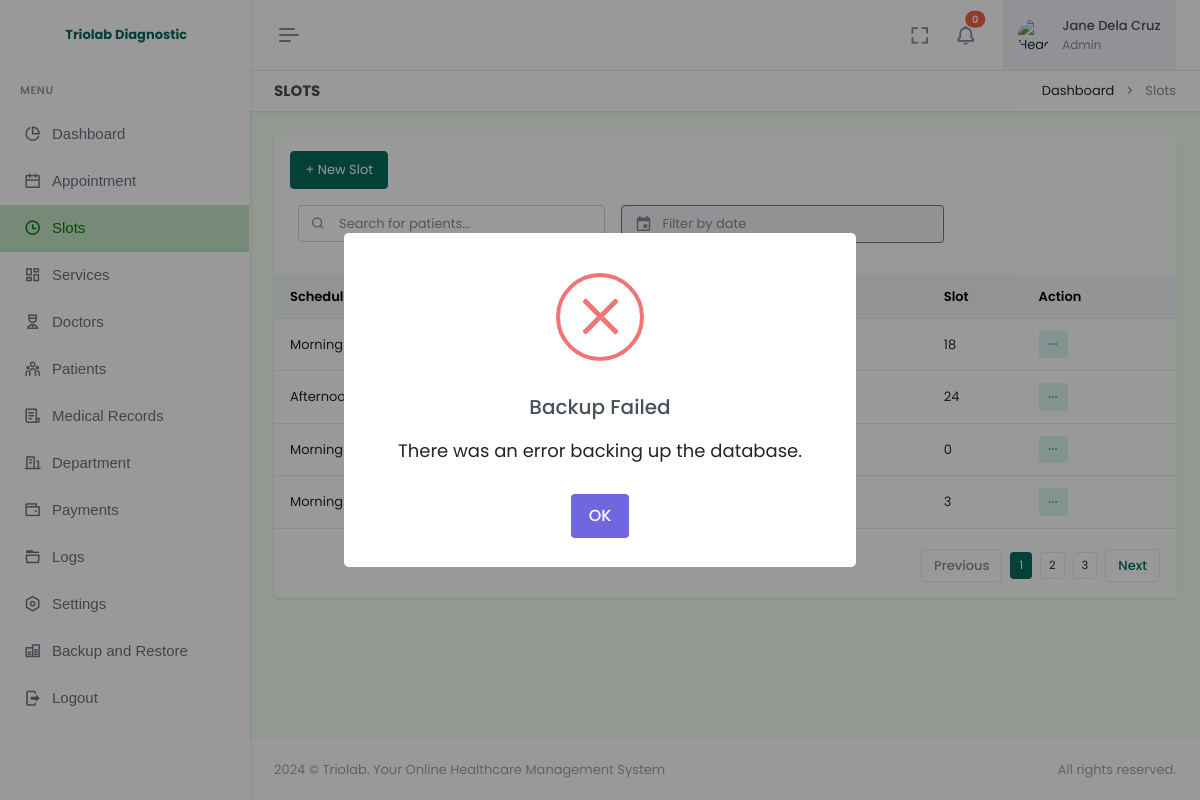
Before: /admin/slots.php (signed in) with the older database file.
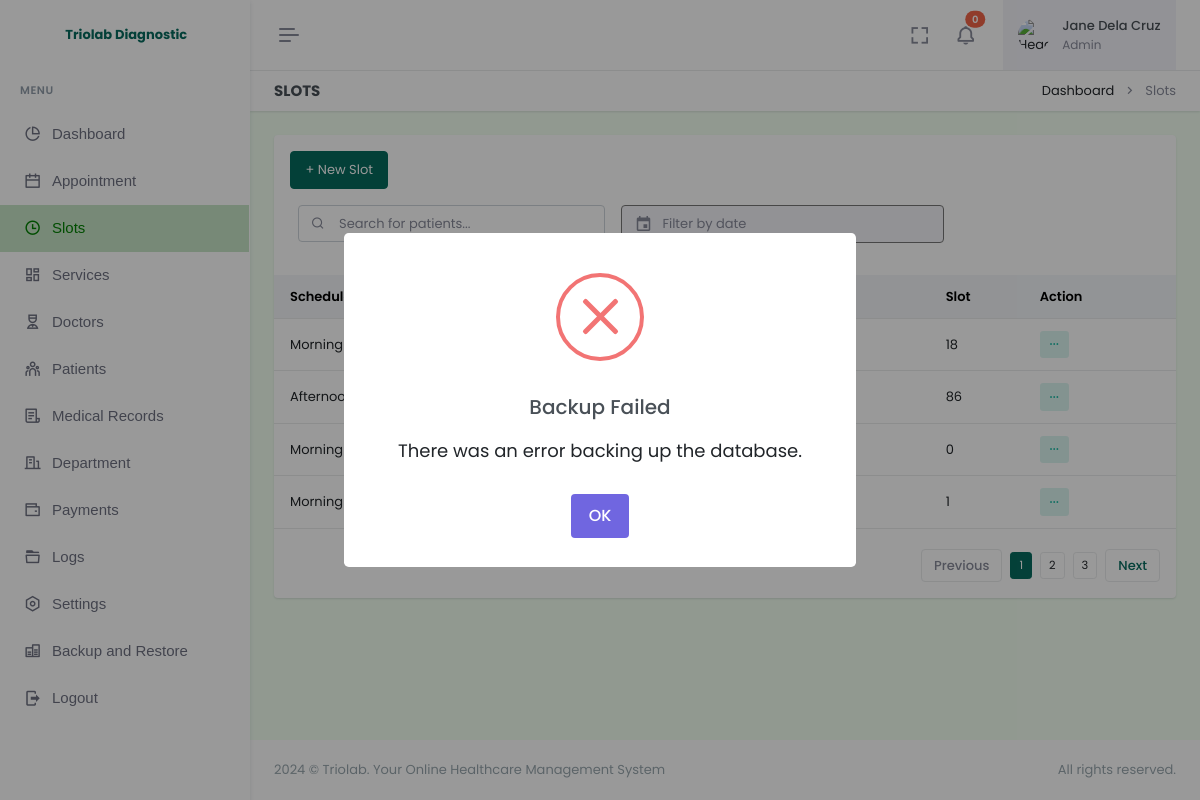
After: the same page with the newer database file.
### tables this page shows
CREATE TABLE `appointment_slots` (
  `id` int(11) NOT NULL AUTO_INCREMENT,
  `schedule` varchar(255) NOT NULL,
  `date` varchar(255) NOT NULL,
  `slot` varchar(255) NOT NULL,
  `is_archive` tinyint(4) NOT NULL DEFAULT 0,
  PRIMARY KEY (`id`)
);

### admin/slots.php (the view, shortened to what the changed rows need)
<!doctype html>
<html lang="en" data-layout="vertical" data-topbar="light" data-sidebar="light" data-sidebar-size="lg" data-sidebar-image="none" data-preloader="disable" data-theme="default" data-theme-colors="green">
<head>
    <link rel="stylesheet" href="https://cdn.jsdelivr.net/npm/flatpickr/dist/flatpickr.min.css">
    <link href="assets/css/bootstrap.min.css" rel="stylesheet" type="text/css" />
    <link href="assets/css/icons.min.css" rel="stylesheet" type="text/css" />
    <link href="assets/css/app.min.css" rel="stylesheet" type="text/css" />
    <link href="assets/css/custom.min.css" rel="stylesheet" type="text/css" />
    <link rel="stylesheet" href="assets/css/sweetalert.css">
</head>
<body style="background-color: #F2FFF1">
    <div id="layout-wrapper">
        <?php require "header.php"; ?>
        <div class="main-content">
            <div class="page-content">
                <div class="container-fluid">
                    <div class="row">
                        <div class="col-12">
                            <div class="card">
                                <div class="card-body">
                                    <div class="listjs-table" id="customerList">
                                        <div class="table-responsive table-card mt-3 mb-1">
                                            <table class="table align-middle table-nowrap" id="customerTable">
                                                <thead class="table-light">
                                                    <tr>
                                                        <th>Schedule</th>
                                                        <th>Date</th>
                                                        <th>Slot</th>
                                                        <th>Action</th>
                                                    </tr>
                                                </thead>
                                                <tbody class="list">
                                                    <?php
                                                    $selectSlot = $pdo->query("SELECT * FROM appointment_slots WHERE is_archive = 0");
                                                    if ($selectSlot->rowCount() > 0) {
                                                        while ($row = $selectSlot->fetch(PDO::FETCH_ASSOC)) {
                                                            $dateString = $row['date'];
                                                            $formattedDate = date("F j, Y \a\\t g:i a", strtotime($dateString));
                                                    ?>
                                                            <tr>
                                                                <td><?= $row['schedule']; ?></td>
                                                                <td><?= $formattedDate; ?></td>
                                                                <td><?= $row['slot']; ?></td>
                                                                <td>
                                                                    <div class="dropdown d-inline-block">
                                                                        <button class="btn btn-soft-success btn-sm dropdown" type="button" data-bs-toggle="dropdown" aria-expanded="false">
                                                                            <i class="ri-more-fill align-middle"></i>
                                                                        </button>
                                                                    </div>
                                                                </td>
                                                            </tr>
                                                        <?php
                                                        }
                                                    }
                                                    ?>
                                                </tbody>
                                            </table>
                                        </div>
                                    </div>
                                </div>
                            </div>
                        </div>
                    </div>
                </div>
            </div>
        </div>
    </div>
</body>
</html>

Changed rows visible on the page:
changed appointment_slots "Afternoon": slot "24" → "86"
changed appointment_slots (number 4 of 4 on the later page): slot "3" → "1"
